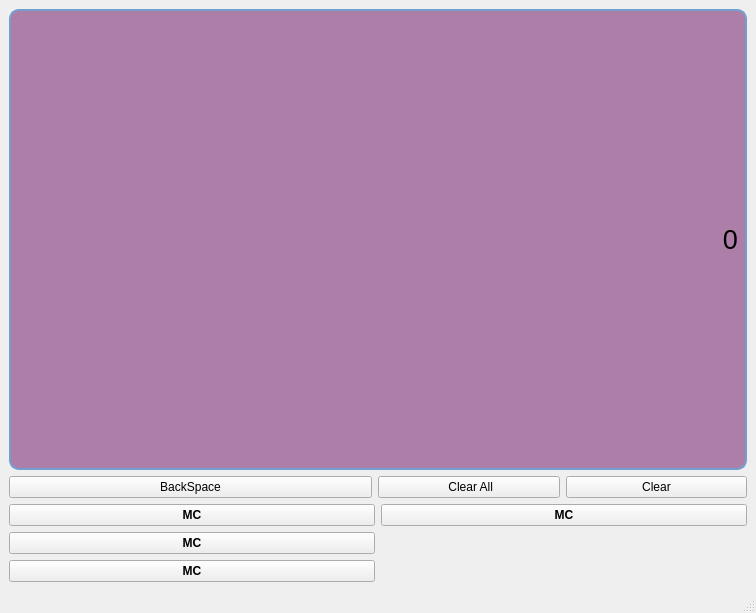
<?xml version="1.0" encoding="UTF-8"?>
<ui version="4.0">
 <class>MainWindow</class>
 <widget class="QMainWindow" name="MainWindow">
  <property name="geometry">
   <rect>
    <x>0</x>
    <y>0</y>
    <width>756</width>
    <height>613</height>
   </rect>
  </property>
  <property name="windowTitle">
   <string>MainWindow</string>
  </property>
  <widget class="QWidget" name="centralwidget">
   <layout class="QGridLayout" name="gridLayout" rowstretch="1,2,6,0">
    <item row="1" column="0">
     <layout class="QHBoxLayout" name="horizontalLayout" stretch="2,1,1">
      <item>
       <widget class="QPushButton" name="btn_backspace">
        <property name="text">
         <string>BackSpace</string>
        </property>
       </widget>
      </item>
      <item>
       <widget class="QPushButton" name="pushButton">
        <property name="text">
         <string> Clear All</string>
        </property>
       </widget>
      </item>
      <item>
       <widget class="QPushButton" name="pushButton_3">
        <property name="text">
         <string>Clear</string>
        </property>
       </widget>
      </item>
     </layout>
    </item>
    <item row="0" column="0">
     <widget class="QLabel" name="label">
      <property name="font">
       <font>
        <pointsize>20</pointsize>
       </font>
      </property>
      <property name="styleSheet">
       <string notr="true">border:2px solid rgb(114, 159, 207);
border-radius:10px;
background-color: rgb(173, 127, 168);
</string>
      </property>
      <property name="frameShape">
       <enum>QFrame::Box</enum>
      </property>
      <property name="frameShadow">
       <enum>QFrame::Plain</enum>
      </property>
      <property name="text">
       <string>0</string>
      </property>
      <property name="alignment">
       <set>Qt::AlignRight|Qt::AlignTrailing|Qt::AlignVCenter</set>
      </property>
     </widget>
    </item>
    <item row="2" column="0">
     <layout class="QGridLayout" name="gridLayout_3">
      <item row="2" column="0">
       <widget class="QPushButton" name="pushButton_5">
        <property name="font">
         <font>
          <weight>75</weight>
          <bold>true</bold>
         </font>
        </property>
        <property name="text">
         <string>MC</string>
        </property>
       </widget>
      </item>
      <item row="0" column="0">
       <widget class="QPushButton" name="pushButton_2">
        <property name="font">
         <font>
          <weight>75</weight>
          <bold>true</bold>
         </font>
        </property>
        <property name="text">
         <string>MC</string>
        </property>
       </widget>
      </item>
      <item row="0" column="2">
       <widget class="QPushButton" name="pushButton_6">
        <property name="font">
         <font>
          <weight>75</weight>
          <bold>true</bold>
         </font>
        </property>
        <property name="text">
         <string>MC</string>
        </property>
       </widget>
      </item>
      <item row="3" column="0">
       <widget class="QPushButton" name="pushButton_4">
        <property name="font">
         <font>
          <weight>75</weight>
          <bold>true</bold>
         </font>
        </property>
        <property name="text">
         <string>MC</string>
        </property>
       </widget>
      </item>
     </layout>
    </item>
   </layout>
  </widget>
  <widget class="QStatusBar" name="statusbar"/>
 </widget>
 <resources/>
 <connections/>
</ui>
